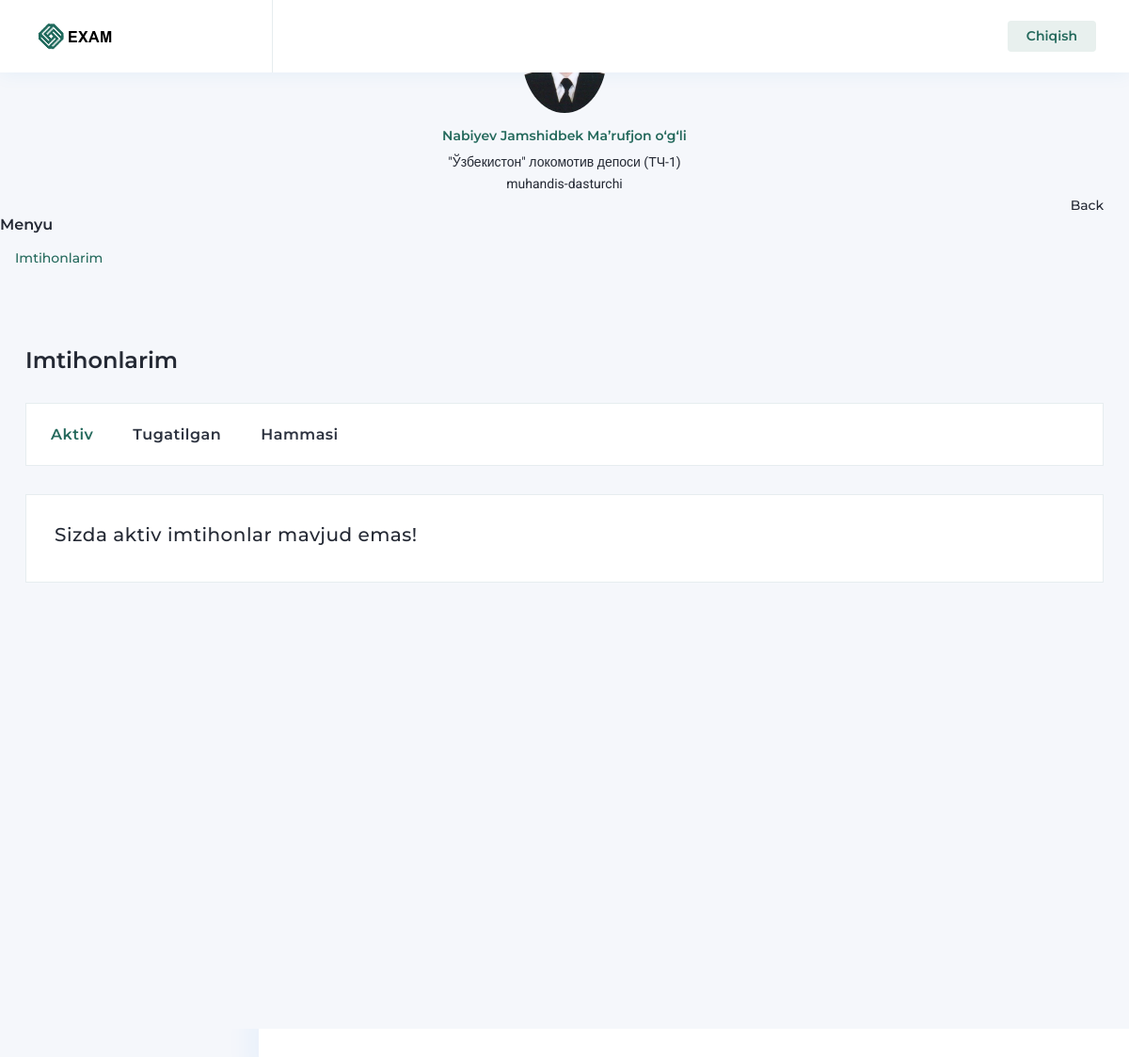
/profiles/employee/exams/ (signed in), run on an earlier commit of the app's database.
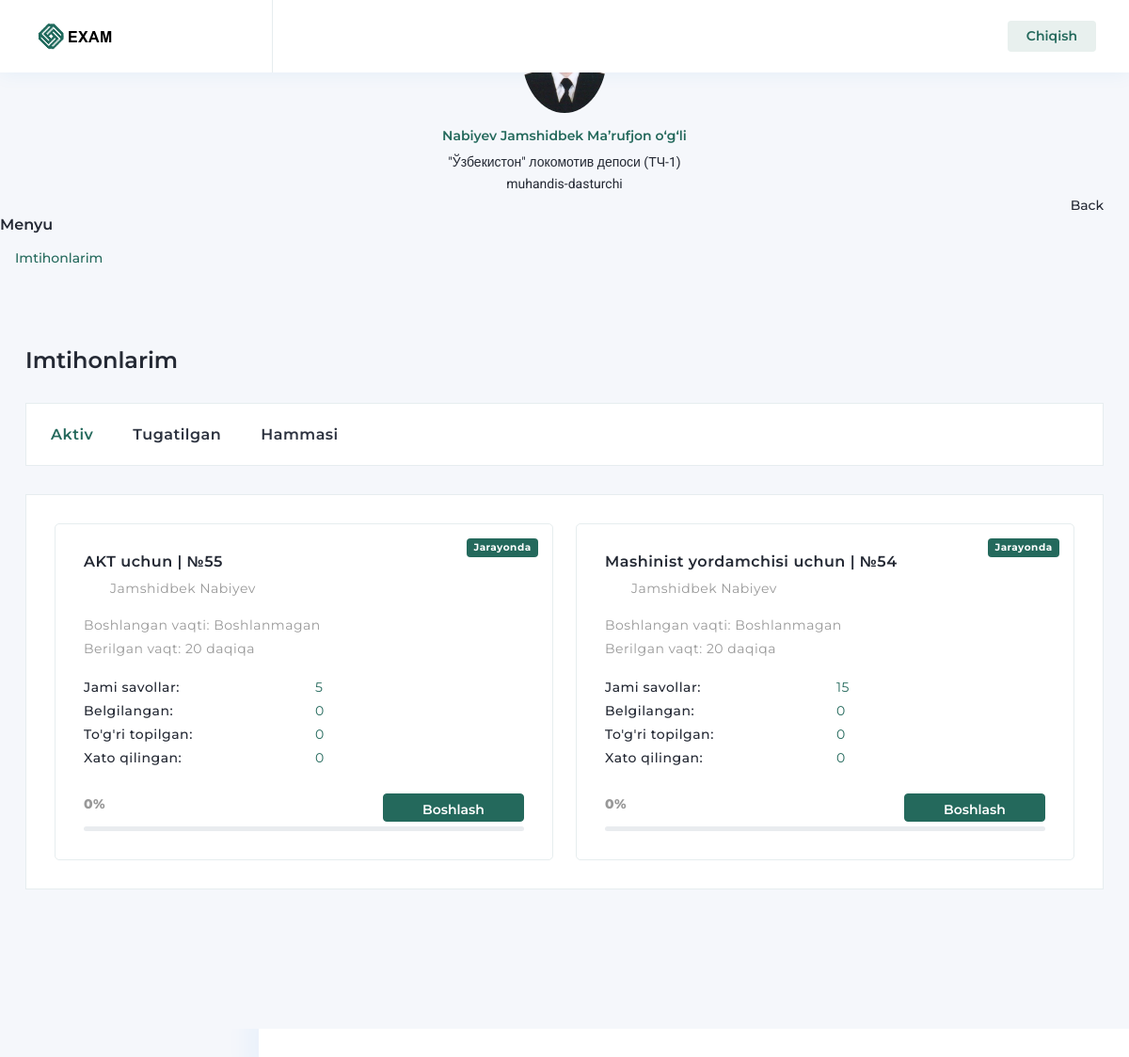
And on a later commit of the database.
### exams/models.py (models this page shows, shortened)
class Exam(models.Model):
    category = models.ForeignKey(Category, on_delete=models.CASCADE)
    employee = models.ForeignKey(Profile, on_delete=models.CASCADE)
    overseer = models.ForeignKey(Profile, on_delete=models.CASCADE, related_name='overseer')
    time_limit = models.PositiveIntegerField(default=20)
    created = models.DateTimeField(auto_now_add=True)
    started = models.DateTimeField(blank=True, null=True)
    deadline = models.DateTimeField(blank=True, null=True)
    ended = models.DateTimeField(blank=True, null=True)
    unique_id = models.CharField(max_length=255)
    pdf_short_path = models.CharField(max_length=255, blank=True, null=True)

class Category(models.Model):
    name = models.CharField(max_length=100)
    def __str__(self):
        return self.name

### profiles/models.py (models this page shows, shortened)
class Profile(models.Model):
    user = models.OneToOneField(User, on_delete=models.CASCADE)
    company = models.ForeignKey(Company, on_delete=models.CASCADE)
    role = models.ForeignKey(Role, on_delete=models.CASCADE)
    fullname = models.CharField(max_length=100)
    position = models.CharField(max_length=255)
    pin = models.CharField(max_length=20)
    image = models.ImageField(null=True, blank=True, upload_to='3x4')
    phone_number = models.CharField(max_length=20, null=True, blank=True)
    tabel_num = models.CharField(max_length=20, null=True, blank=True)
    seniority_railway = models.DateField(null=True, blank=True)
    seniority_position = models.DateField(null=True, blank=True)
    passport_pdf = models.FileField(upload_to=r"documents", null=True, blank=True)
    work_record_pdf = models.FileField(upload_to=r"documents", null=True, blank=True)
    med_card_pdf = models.FileField(upload_to=r"documents", null=True, blank=True)
    recommendation_pdf = models.FileField(upload_to=r"documents", null=True, blank=True)

### profiles/views.py (the view)
# urls.py: path('employee/exams/', employee_exams_view, name='employee_exams'),
def employee_exams_view(request):
    employee_exams = Exam.objects.filter(employee=request.user.profile).annotate(
        count_corrects=Count('results', filter=Q(results__option_result='correct')),
        count_incorrect=Count('results', filter=Q(results__option_result='incorrect')),
        count_selected=F('count_corrects') + F('count_incorrect')
    ).order_by('-id')
    employee_active_exams = employee_exams.filter(ended__isnull=True)
    employee_ended_exams = employee_exams.filter(ended__isnull=False)
    return render(request, 'profiles/worker/exams.html', {
        "employee_all_exams": employee_exams,
        "employee_active_exams": employee_active_exams,
        "employee_ended_exams": employee_ended_exams,
    })

### exams/context_processors.py (called while the page is built)
def finish_unfinished_exams(request):
    now = timezone.now()
    unfinished_exams = Exam.objects.filter(deadline__isnull=False, ended__isnull=True)
    for uf_exam in unfinished_exams:
        if uf_exam.deadline <= now:
            uf_exam.ended = uf_exam.deadline
            uf_exam.save()
    return {}

### profiles/templatetags/custom_tags.py (called while the page is built)
@register.filter
def percent(part, whole):
    try:
        part = int(part)
        whole = int(whole)
        if whole == 0:
            return 0
        return int((part / whole) * 100)
    except (ValueError, TypeError):
        return 0

### templates/profiles/worker/exams.html (shortened to what the changed rows need)
{% extends 'profiles/worker/base.html' %}
{% load static %}
{% load custom_tags %}
{% block body %}
<div class="page-body">
    <div class="container-fluid">
        <div class="row project-cards">
            <div class="col-sm-12">
                <div class="card">
                    <div class="card-body">
                        <div class="tab-content" id="top-tabContent">
                            <div class="tab-pane fade show active" id="top-home" role="tabpanel"
                                 aria-labelledby="top-home-tab">
                                <div class="row">
                                    {% for active_exam in employee_active_exams %}
                                    <div class="col-xxl-4 col-lg-6">
                                        <div class="project-box">
                                            <span class="badge badge-primary">Jarayonda</span>
                                            <h6>{{ active_exam.category }} | №{{ active_exam.id }}</h6>
                                            <div class="media"><img class="img-20 me-2 rounded-circle"
                                                <div class="media-body">
                                                    <p>{{ active_exam.overseer.fullname }}</p>
                                                </div>
                                            </div>
                                            <p style="margin-bottom: 1px;">Boshlangan vaqti: {{ active_exam.started|date:"d.m.Y H:i"|default:'Boshlanmagan' }}</p>
                                            <p>Berilgan vaqt: {{ active_exam.time_limit }} daqiqa</p>
                                            <div class="row details">
                                                <div class="col-6"><span>Jami savollar: </span></div>
                                                <div class="col-6 font-primary">{{ active_exam.results.all.count }}</div>
                                                <div class="col-6"><span>Belgilangan:</span></div>
                                                <div class="col-6 font-primary">{{ active_exam.count_selected }}</div>
                                                <div class="col-6"><span>To'g'ri topilgan:</span></div>
                                                <div class="col-6 font-primary">{{ active_exam.count_corrects }}</div>
                                                <div class="col-6"><span>Xato qilingan:</span></div>
                                                <div class="col-6 font-primary">{{ active_exam.count_incorrect }}</div>
                                            </div>
                                            <div class="project-status mt-4">
                                                <div class="media mb-0">
                                                    <p>{{ active_exam.count_selected|percent:active_exam.results.all.count }}% </p>
                                                    <div class="media-body text-end">
                                                        {% if  active_exam.started %}
                                                        <a href="/exams/cont-exam/{{active_exam.id}}"><button class="btn btn-primary" style="width: 150px; height: 30px; margin-bottom: 5px;">Davom etish</button></a>
                                                        {% else %}
                                                        <a href="/exams/start-exam/{{active_exam.id}}"><button class="btn btn-primary" style="width: 150px; height: 30px; margin-bottom: 5px;">Boshlash</button></a>
                                                        {% endif %}
                                                    </div>
                                                </div>
                                                <div class="progress" style="height: 5px">
                                                </div>
                                            </div>
                                        </div>
                                    </div>
                                    {% empty %}
                                    <h5 style="padding-bottom: 30px;">Sizda aktiv imtihonlar mavjud emas!</h5>
                                    {% endfor %}
                                </div>
                            </div>
                        </div>
                    </div>
                </div>
            </div>
        </div>
    </div>
</div>
{% endblock %}

What changed in the data, as far as the page shows it:
added Exam: category "AKT uchun", id "55", overseer.fullname "Jamshidbek Nabiyev", started "Boshlanmagan", time_limit "20", results.all.count "5", count_selected "0", count_corrects "0", count_incorrect "0", count_selected|percent "0"
added Exam: category "Mashinist yordamchisi uchun", id "54", overseer.fullname "Jamshidbek Nabiyev", started "Boshlanmagan", time_limit "20", results.all.count "15", count_selected "0", count_corrects "0", count_incorrect "0", count_selected|percent "0"
Also different on the page:
text no longer shown: "Sizda aktiv imtihonlar mavjud emas!"
